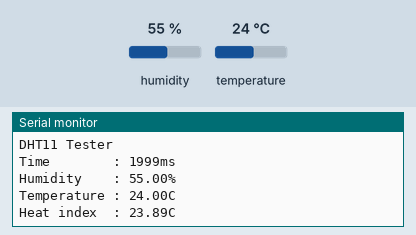
A sketch run on a simulated Arduino Uno, built with avr-gcc and run on an emulated ATmega328P. On the bench: the last lines printed to the serial monitor. The inputs (shaded band) are chosen by the test bench; at power-on: humidity 55 %, temperature 24 °C.

Above: at 3.2 s.
3.3 s: humidity set to 22 %
At 8.1 s:
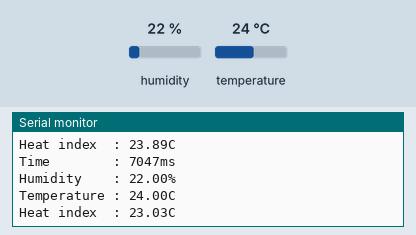
8.9 s: temperature set to 12 °C
At 12.5 s:
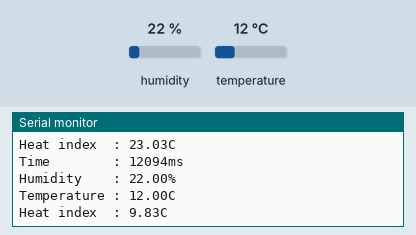
14.5 s: humidity set to 40 %
At 18.1 s:
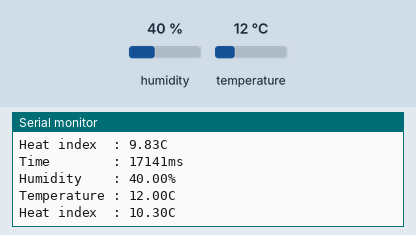
Timing chart, 0 to 19.6 s (numbered marks = the images above; inputs shaded):
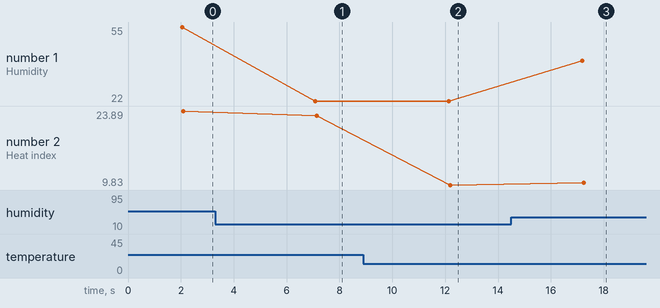

Measured:
- after the input at 3.3 s, the serial monitor: prints a new line after 3.8 s (image 1)
- after the input at 8.9 s, the serial monitor: prints a new line after 3.3 s (image 2)
- after the input at 14.5 s, the serial monitor: prints a new line after 2.7 s (image 3)
- plotted number 1: 55 → 22 after the input at 3.3 s, 22 → 40 after the input at 14.5 s
- plotted number 2: 23.89 → 23.03 after the input at 3.3 s, 23.03 → 9.83 after the input at 8.9 s, 9.83 → 10.3 after the input at 14.5 s

The sketch:

arduino-dht11-tester.ino
```cpp
// # Arduino DHT11 Tester #
//
// Example testing sketch for various DHT humidity/temperature sensors.
// Written by ladyada, public domain.
//
// REQUIRES the following Arduino libraries:
//
// * DHT Sensor Library: https://github.com/adafruit/DHT-sensor-library
// * Adafruit Unified Sensor Lib: https://github.com/adafruit/Adafruit_Sensor
//

#include "DHT.h"

#define DHTPIN 2     // Digital pin connected to the DHT sensor
// Feather HUZZAH ESP8266 note: use pins 3, 4, 5, 12, 13 or 14 --
// Pin 15 can work but DHT must be disconnected during program upload.

// Uncomment whichever type you're using.
#define DHTTYPE DHT11   // DHT 11
//#define DHTTYPE DHT22   // DHT 22  (AM2302), AM2321
//#define DHTTYPE DHT21   // DHT 21 (AM2301)

// ## Setup ##
//
// Connect pin 1 (on the left) of the sensor to +5V
//
// NOTE: If using a board with 3.3V logic like an Arduino Due connect pin 1
// to 3.3V instead of 5V!
//
// * Connect pin 2 of the sensor to whatever your DHTPIN is
// * Connect pin 3 (on the right) of the sensor to GROUND (if your sensor has 3 pins)
// * Connect pin 4 (on the right) of the sensor to GROUND and leave the pin 3 EMPTY (if your sensor has 4 pins)
// * Connect a 10K resistor from pin 2 (data) to pin 1 (power) of the sensor
//
// ## Initialize DHT sensor. ##
//
// Note that older versions of this library took an optional third parameter to
// tweak the timings for faster processors.  This parameter is no longer needed
// as the current DHT reading algorithm adjusts itself to work on faster procs.
//
// (Ends)
//

// initialisation
unsigned long ms = 0;
DHT dht(DHTPIN, DHTTYPE);

// setup
void setup() {
  Serial.begin(9600);
  Serial.println(F("\nDHT11 Tester"));

  // setup the DHT11
  dht.begin();

  // let the sensor stabilise
  delay(2000);
}

// loop
void loop() {
  Serial.println(F(""));
  ms = millis();

  // Reading temperature or humidity takes about 250 milliseconds!
  // Sensor readings may also be up to 2 seconds 'old' (its a very slow sensor).
  float h = dht.readHumidity();
  // Read temperature as Celsius (the default).
  float t = dht.readTemperature();

  // Check if any reads failed and exit early (to try again).
  if (isnan(h) || isnan(t)) {
    Serial.println(F("Failed to read from DHT sensor!"));
    delay(2000);
    return;
  }

  // Compute heat index in Celsius (isFahreheit = false)
  float hic = dht.computeHeatIndex(t, h, false);

  Serial.print(F("Time        : "));
  Serial.print(ms);
  Serial.println(F("ms"));
  Serial.print(F("Humidity    : "));
  Serial.print(h);
  Serial.println(F("%"));
  Serial.print(F("Temperature : "));
  Serial.print(t);
  Serial.println(F("C"));
  Serial.print(F("Heat index  : "));
  Serial.print(hic);
  Serial.println(F("C"));

  // Wait 5s between measurements.
  delay(5000);
}
```
